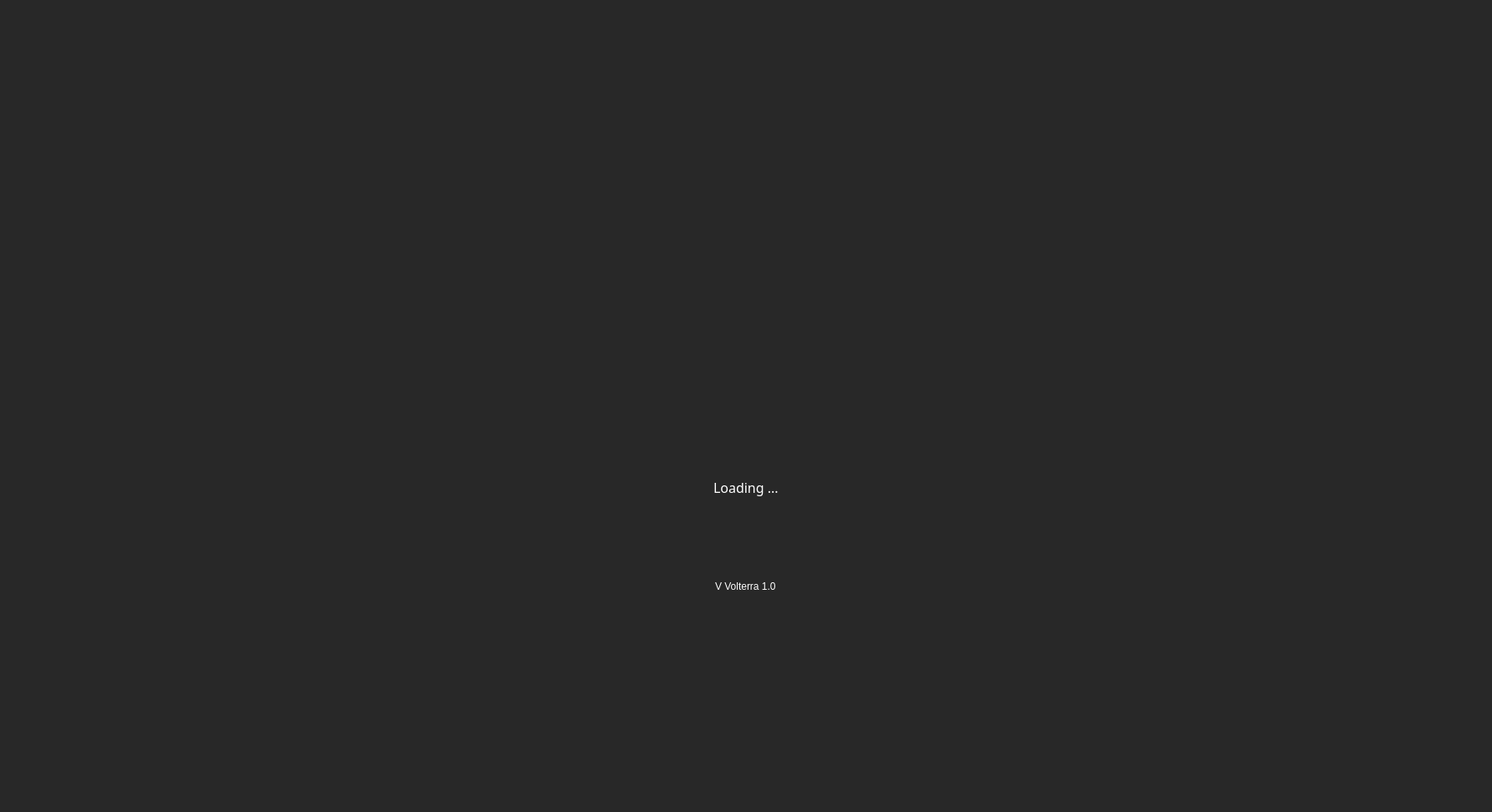
<?xml version="1.0" encoding="UTF-8"?>
<ui version="4.0">
 <class>Form</class>
 <widget class="QWidget" name="Form">
  <property name="geometry">
   <rect>
    <x>0</x>
    <y>0</y>
    <width>1786</width>
    <height>972</height>
   </rect>
  </property>
  <property name="sizePolicy">
   <sizepolicy hsizetype="Expanding" vsizetype="Minimum">
    <horstretch>0</horstretch>
    <verstretch>0</verstretch>
   </sizepolicy>
  </property>
  <property name="windowTitle">
   <string>Form</string>
  </property>
  <property name="styleSheet">
   <string notr="true">background-color: rgb(40, 40, 40);</string>
  </property>
  <layout class="QVBoxLayout" name="verticalLayout">
   <item>
    <spacer name="verticalSpacer_3">
     <property name="orientation">
      <enum>Qt::Vertical</enum>
     </property>
     <property name="sizeHint" stdset="0">
      <size>
       <width>20</width>
       <height>40</height>
      </size>
     </property>
    </spacer>
   </item>
   <item alignment="Qt::AlignHCenter">
    <widget class="QLabel" name="Logo">
     <property name="sizePolicy">
      <sizepolicy hsizetype="Fixed" vsizetype="Fixed">
       <horstretch>0</horstretch>
       <verstretch>0</verstretch>
      </sizepolicy>
     </property>
     <property name="minimumSize">
      <size>
       <width>400</width>
       <height>60</height>
      </size>
     </property>
     <property name="maximumSize">
      <size>
       <width>400</width>
       <height>60</height>
      </size>
     </property>
     <property name="text">
      <string/>
     </property>
     <property name="pixmap">
      <pixmap resource="../resources/resource.qrc">:/Logos &amp; Branding/img/Logos/Fracktal Logo_Transparent.png</pixmap>
     </property>
     <property name="scaledContents">
      <bool>true</bool>
     </property>
    </widget>
   </item>
   <item>
    <spacer name="verticalSpacer_2">
     <property name="orientation">
      <enum>Qt::Vertical</enum>
     </property>
     <property name="sizeHint" stdset="0">
      <size>
       <width>20</width>
       <height>40</height>
      </size>
     </property>
    </spacer>
   </item>
   <item alignment="Qt::AlignHCenter">
    <widget class="QLabel" name="loading">
     <property name="enabled">
      <bool>true</bool>
     </property>
     <property name="font">
      <font>
       <family>Gotham Medium</family>
       <pointsize>12</pointsize>
      </font>
     </property>
     <property name="contextMenuPolicy">
      <enum>Qt::NoContextMenu</enum>
     </property>
     <property name="styleSheet">
      <string notr="true">color: rgb(255, 255, 255);
</string>
     </property>
     <property name="text">
      <string>Loading ...</string>
     </property>
     <property name="scaledContents">
      <bool>true</bool>
     </property>
     <property name="wordWrap">
      <bool>false</bool>
     </property>
    </widget>
   </item>
   <item alignment="Qt::AlignHCenter">
    <widget class="QProgressBar" name="loadingProgressBar">
     <property name="minimumSize">
      <size>
       <width>800</width>
       <height>0</height>
      </size>
     </property>
     <property name="maximumSize">
      <size>
       <width>800</width>
       <height>16777215</height>
      </size>
     </property>
     <property name="font">
      <font>
       <family>Gotham</family>
       <pointsize>16</pointsize>
       <weight>50</weight>
       <italic>false</italic>
       <bold>false</bold>
       <stylestrategy>PreferAntialias</stylestrategy>
       <kerning>true</kerning>
      </font>
     </property>
     <property name="styleSheet">
      <string notr="true">QProgressBar {
    border: none;
    border-radius: 12px;
    background-color: qlineargradient(
        x1:0, y1:0, x2:0, y2:1,
        stop:0 #3a3a3a,
        stop:1 #505050
    );
    text-align: center;
}


QProgressBar::chunk {
    border-radius: 12px;
    background: qlineargradient(
        x1:0, y1:0, x2:0, y2:1,
        stop:0 #52ff56,
        stop:0.3 #2ee937,
        stop:0.6 #1ec12d,
        stop:1 #179226
    );
    margin: 1px;
}
</string>
     </property>
     <property name="maximum">
      <number>100</number>
     </property>
     <property name="value">
      <number>60</number>
     </property>
     <property name="alignment">
      <set>Qt::AlignCenter</set>
     </property>
     <property name="textVisible">
      <bool>false</bool>
     </property>
     <property name="orientation">
      <enum>Qt::Horizontal</enum>
     </property>
     <property name="format">
      <string>%p%</string>
     </property>
    </widget>
   </item>
   <item alignment="Qt::AlignHCenter">
    <widget class="QFrame" name="frame_2">
     <property name="minimumSize">
      <size>
       <width>1024</width>
       <height>0</height>
      </size>
     </property>
     <property name="maximumSize">
      <size>
       <width>1024</width>
       <height>600</height>
      </size>
     </property>
     <property name="styleSheet">
      <string notr="true">QFrame {
    border: none;
    background-color: transparent; /* or your gradient */
    border-radius: 25px;
    /* your gradient/background here */
}</string>
     </property>
     <property name="frameShape">
      <enum>QFrame::StyledPanel</enum>
     </property>
     <property name="frameShadow">
      <enum>QFrame::Raised</enum>
     </property>
     <layout class="QHBoxLayout" name="horizontalLayout">
      <item>
       <spacer name="horizontalSpacer_2">
        <property name="orientation">
         <enum>Qt::Horizontal</enum>
        </property>
        <property name="sizeHint" stdset="0">
         <size>
          <width>40</width>
          <height>20</height>
         </size>
        </property>
       </spacer>
      </item>
      <item>
       <widget class="QLabel" name="controlCenterLogo">
        <property name="minimumSize">
         <size>
          <width>0</width>
          <height>20</height>
         </size>
        </property>
        <property name="maximumSize">
         <size>
          <width>400</width>
          <height>20</height>
         </size>
        </property>
        <property name="font">
         <font>
          <family>Gotham Medium</family>
          <pointsize>12</pointsize>
         </font>
        </property>
        <property name="contextMenuPolicy">
         <enum>Qt::NoContextMenu</enum>
        </property>
        <property name="styleSheet">
         <string notr="true">color: rgb(255, 255, 255);
background-color: rgba(255, 255, 255, 0);</string>
        </property>
        <property name="text">
         <string/>
        </property>
        <property name="pixmap">
         <pixmap resource="../resources/resource.qrc">:/Logos &amp; Branding/img/Logos/control_center_logo_text.png</pixmap>
        </property>
        <property name="scaledContents">
         <bool>true</bool>
        </property>
        <property name="wordWrap">
         <bool>false</bool>
        </property>
       </widget>
      </item>
      <item>
       <spacer name="horizontalSpacer">
        <property name="orientation">
         <enum>Qt::Horizontal</enum>
        </property>
        <property name="sizeHint" stdset="0">
         <size>
          <width>60</width>
          <height>20</height>
         </size>
        </property>
       </spacer>
      </item>
     </layout>
    </widget>
   </item>
   <item alignment="Qt::AlignHCenter">
    <widget class="QLabel" name="controlCenterVersionLabel">
     <property name="minimumSize">
      <size>
       <width>25</width>
       <height>25</height>
      </size>
     </property>
     <property name="maximumSize">
      <size>
       <width>100</width>
       <height>50</height>
      </size>
     </property>
     <property name="font">
      <font>
       <family>MS Shell Dlg 2</family>
       <pointsize>9</pointsize>
      </font>
     </property>
     <property name="contextMenuPolicy">
      <enum>Qt::NoContextMenu</enum>
     </property>
     <property name="styleSheet">
      <string notr="true">color: rgb(255, 255, 255);
background-color: rgba(255, 255, 255, 0);</string>
     </property>
     <property name="text">
      <string>V Volterra 1.0</string>
     </property>
     <property name="scaledContents">
      <bool>true</bool>
     </property>
     <property name="wordWrap">
      <bool>false</bool>
     </property>
    </widget>
   </item>
   <item>
    <spacer name="verticalSpacer_4">
     <property name="orientation">
      <enum>Qt::Vertical</enum>
     </property>
     <property name="sizeHint" stdset="0">
      <size>
       <width>20</width>
       <height>40</height>
      </size>
     </property>
    </spacer>
   </item>
  </layout>
 </widget>
 <resources>
  <include location="../resources/resource.qrc"/>
 </resources>
 <connections/>
</ui>
